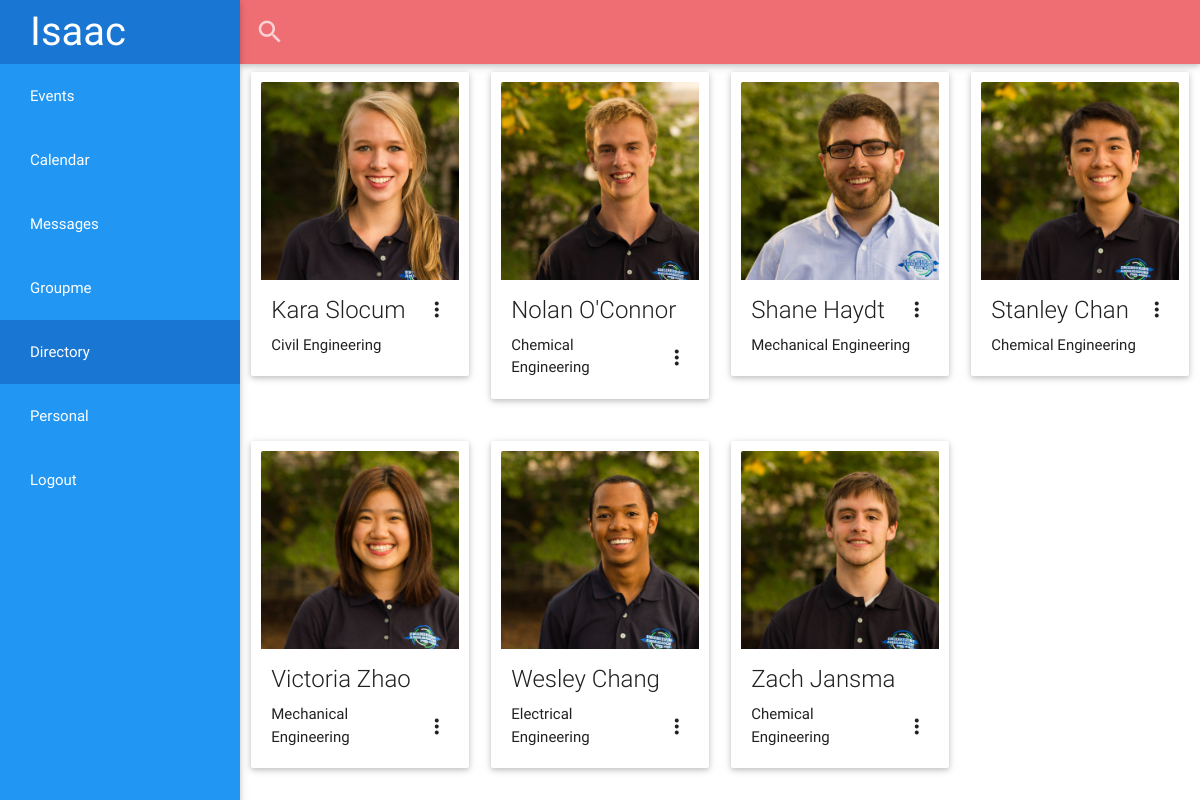
The app's page /directory/ (signed in), older data.
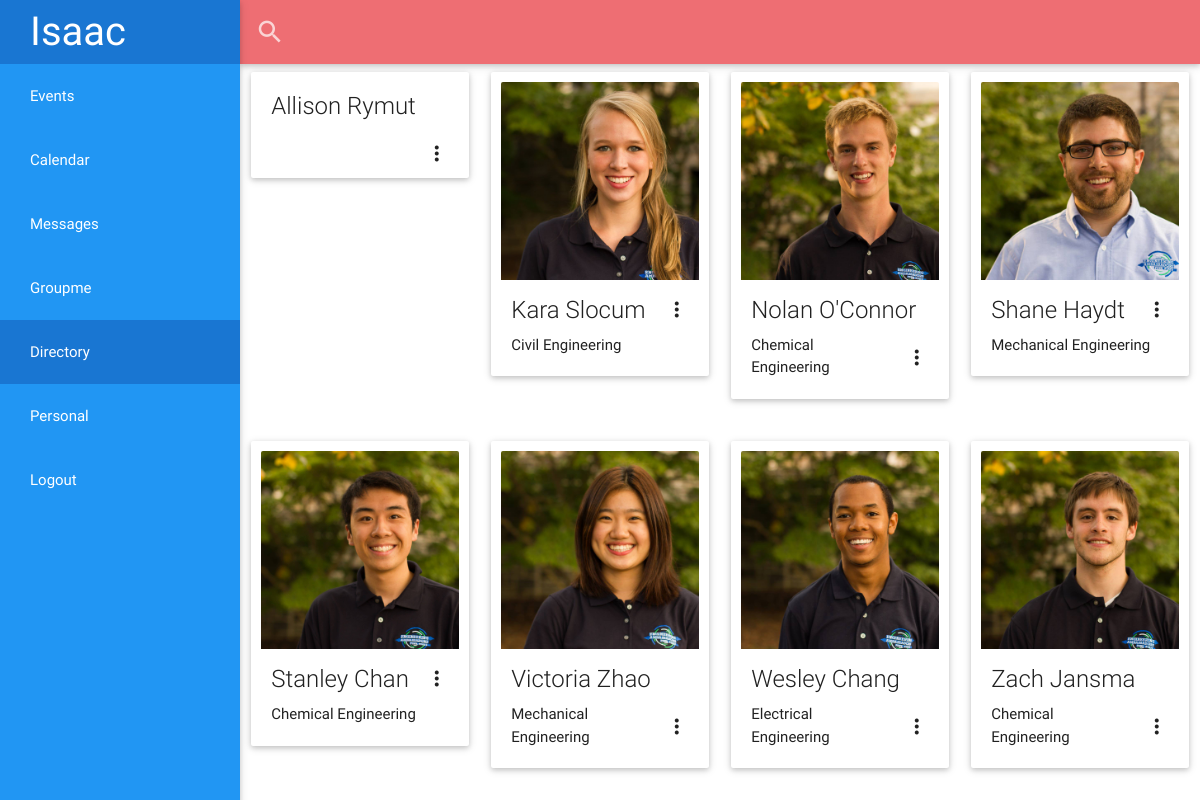
The same page, newer data.
### personal/models.py (models this page shows)
class EngineeringAmbassador(models.Model):
     user = models.OneToOneField(User)
     picture = models.ImageField(blank = True, upload_to = 'profile_pics/')
     rank = models.CharField(max_length = 20, blank = True, default ="Ambassador")
     aboutme = models.TextField(max_length = 500, blank = True)
     grad_semester = models.CharField(max_length = 6, blank = True, default="Spring")
     grad_year = models.CharField(max_length = 4, blank = True, default = "2015")
     fall_status = models.BooleanField(default=True)
     spring_status = models.BooleanField(default=True)
     student_id = models.PositiveIntegerField(blank = True, null=True)
     company_designation = models.CharField(max_length = 20, blank=True)
     companies_worked = models.TextField(blank = True)
     major = models.CharField(blank=True, max_length = 40)
     major_2 = models.CharField(max_length = 40, blank = True)
     minor = models.CharField(max_length = 40, blank = True)
     minor_2 = models.CharField(max_length = 40, blank = True)
     schreyer_honors = models.BooleanField(default = False)
     phone = models.CharField(max_length = 10, blank=True)
     groupme_id = models.CharField(max_length = 20, blank=True, null=True)
     def __unicode__(self):
		return self.user.first_name + ' ' + self.user.last_name

### directory/views.py (the view)
# urls.py: url(r'^directory/', include('directory.urls', namespace = 'directory')),
@login_required(login_url='/login/')
def directory(request):
    app = 'directory'
    if request.GET and 'directory_search' in request.GET:
        stylesheet = 'personal/profile.css'
        directory_search = request.GET['directory_search']
        if directory_search is not None and directory_search != '':
            ambassadors = User.objects.all()
            matching = []
            for term in directory_search.split():
                matching_ambassadors = ambassadors.filter( Q(first_name__contains = term) | Q(last_name__contains = term)).order_by('first_name')
                for matching_ambassador in matching_ambassadors:
                    matching.append(matching_ambassador)
            if not matching:
                return redirect('/directory/')
            else:
                match = get_object_or_404(User, username = matching[0])
                ambassador = get_object_or_404(EngineeringAmbassador, user = match)
                events_registered = sorted(chain(match.outreach.all(), match.tours.all()), key=lambda instance: instance.date)
                return render(request, 'directory/ambassador_profile.html', {'stylesheet':stylesheet, 'app': app, 'ambassador':ambassador, 'events_registered':events_registered, })
        else:
            return redirect('/directory/')
    else:
        stylesheet = "directory/directory.css"
        script = "directory/directory.js"
        users = User.objects.all().order_by("first_name")
        ambassadors = []
        for user in users:
            ambassador = get_object_or_404(EngineeringAmbassador, user = user)
            ambassadors.append(ambassador)
        return render(request,'directory/directory.html',{'stylesheet':stylesheet, 'app':app,'script':script, 'ambassadors':ambassadors})

### directory/templates/directory/directory.html (shortened to what this page needs)
{% include 'header.html' %}
{% include 'directory/directory_search.html' %}
  <div id="grid">
    <div class="row">
      {% for ambassador in ambassadors %}
      <div class="col s6 l3">
          <div class="card">
          <div class="card-image waves-effect waves-block waves-light">
            {% if ambassador.picture %}
            <img class="activator" src="{{ambassador.picture.url}}">
            {% endif %}
          </div>
          <div class="card-content">
            <span class="card-title activator grey-text text-darken-4">{{ambassador}} <i class="mdi-navigation-more-vert right"></i></span>
            <p>{{ambassador.major}}</p>
          </div>
        </div>
      </div>
      {% if forloop.counter|divisibleby:"4" and not forloop.last %}
        </div><div class="row">
      {% endif %}
      {% endfor %}
   </div>
  </div>
{% include 'footer.html' %}

### templates/header.html (shortened to what this page needs)
<!DOCTYPE html>
<html lang="en">
<head>
{% load staticfiles %}
	<link rel="stylesheet" href="https://ajax.googleapis.com/ajax/libs/jqueryui/1.11.4/themes/smoothness/jquery-ui.css">
	<link rel="stylesheet" type="text/css" href="{% static 'materialize/css/materialize.css' %}"/>
	<link rel="stylesheet" type="text/css" href="{% static 'overall.css' %}"/>
	{% if stylesheet %}
	<link rel="stylesheet" type="text/css" href= "{% static stylesheet %}"/>
	{% endif %}
</head>
<body>
{% if request.user.is_authenticated %}
      <ul class="side-nav fixed blue">
      	<li class="logo"><a id="logo" href="/" class="brand-logo">Isaac</a></li>
		    <li {% if app == 'events' %} class="active" {% endif %}><a href = '{% url "events:list_events" %}'>Events</a></li>
		    <ul class="collapsible" data-collapsible="accordion">
		    	<li>
					<div class="collapsible-header {% if app == 'calendar' %} active {% endif %}"><a>Calendar</a></div>
				</li>
			</ul>
				<li {% if app == 'messages' %} class="active" {% endif %}><a href = '/bc'>Messages</a></li>
				<li {% if app == 'groupme' %} class="active" {% endif %}><a href = '/groupme'>Groupme</a></li>
				<li {% if app == 'directory' %} class="active" {% endif %}><a href = '{% url "directory:directory" %}'>Directory</a></li>
				<li {% if app == 'personal' %} class="active" {% endif %}><a href = '{% url "personal:profile" %}'>Personal</a></li>
				<li><a href = '{% url "logout" %}'>Logout</a></li>
    </ul>
 {% endif %}

### directory/templates/directory/directory_search.html
<nav>
    <div class="nav-wrapper">
      <form>
        <div class="input-field">
          <input pattern=".{2,}" required title="enter at least 2 characters" id="directory_search" type="search" name="directory_search">
          <label for="directory_search"><i class="mdi-action-search"></i></label>
          <i class="mdi-navigation-close"></i>
        </div>
      </form>
    </div>
</nav>

### templates/footer.html
</body>
</html>

### static/overall.css (style rules this page uses)
a { color: #1cace3 ; }
#logo { font-size: 40px; }
.side-nav.fixed a { color: white; }
.side-nav.fixed .active { background-color:#1976d2; }
.side-nav a { color: white; }
body { padding-left: 240px; }
.collapsible-header { padding:0; }

### static/directory/directory.css (style rules this page uses)
.card-image { overflow: hidden; margin: 10px; position: relative; margin-bottom: 0; max-height: 300px; }
.card > .card-content { margin-top:0; padding-top:0; }

Row changes from the older to the newer data that the page shows:
added EngineeringAmbassador: user.last_name "Allison Rymut"
